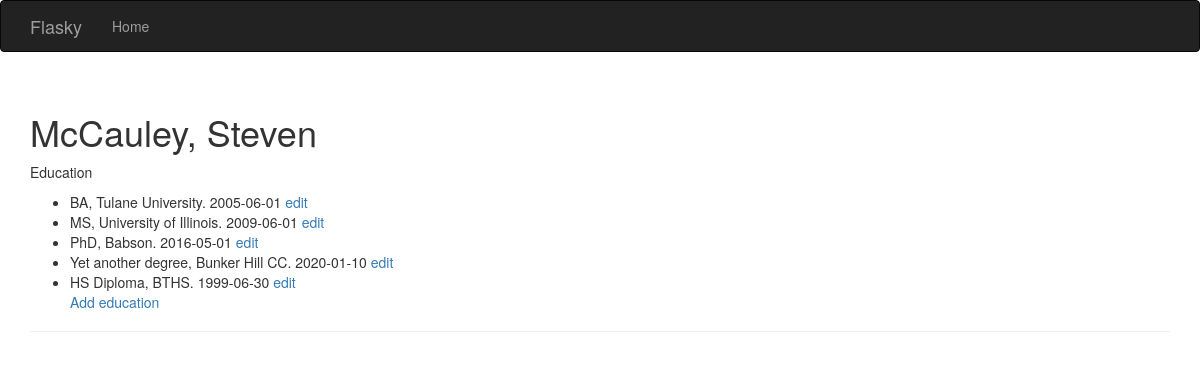
Screenshot of /profile/sdmccaul with the database file from the repository.
### hello.py (models this page shows, shortened)
class Profile(db.Model):
    __tablename__ = 'profile'
    id = db.Column(db.Integer, primary_key=True)
    shortid = db.Column(db.String(64), unique=True)
    firstName = db.Column(db.String(128))
    lastName = db.Column(db.String(128))
    education = db.relationship('Education',
                                backref='profile', lazy='dynamic')

class Education(db.Model):
    __tablename__ = 'education'
    id = db.Column(db.Integer, primary_key=True)
    degree = db.Column(db.String(80))
    organization = db.Column(db.String(80))
    date = db.Column(db.Date)
    profile_id = db.Column(db.Integer, db.ForeignKey('profile.id'))

### hello.py (the view)
@app.route('/profile/<shortid>', methods=['GET'])
def profile(shortid):
    profile = Profile.query.filter_by(shortid=shortid).first_or_404()
    eduList = Education.query.filter_by(profile_id=profile.id).all()
    session['profile_id'] = profile.id
    session['shortid'] = profile.shortid
    session['firstName'] = profile.firstName
    session['lastName'] = profile.lastName
    return render_template('profile.html', profile=profile, eduList=eduList)

### templates/profile.html (shortened to what this page needs)
{% extends "base.html" %}
{% import "bootstrap/wtf.html" as wtf %}
{% block page_content %}
<div class="page-header">
    <h1>{{ profile.lastName}}, {{ profile.firstName }}</h1>
    <p>Education</p>
    <ul>
    {% for edu in eduList %}
    <li>{{ edu.degree }}, {{ edu.organization }}. {{ edu.date }} <a href="/edit-education/{{ edu.id }}">edit</a></li>
    {% endfor %}
    <a href="/edit-education/0">Add education</a>
</div>
{% endblock %}

### rows the page displays
Profile: lastName "McCauley", firstName "Steven"
Education: degree "BA", organization "Tulane University", date "2005-06-01"
Education: degree "MS", organization "University of Illinois", date "2009-06-01"
Education: degree "PhD", organization "Babson", date "2016-05-01"
Education: degree "Yet another degree", organization "Bunker Hill CC", date "2020-01-10"
Education: degree "HS Diploma", organization "BTHS", date "1999-06-30"
